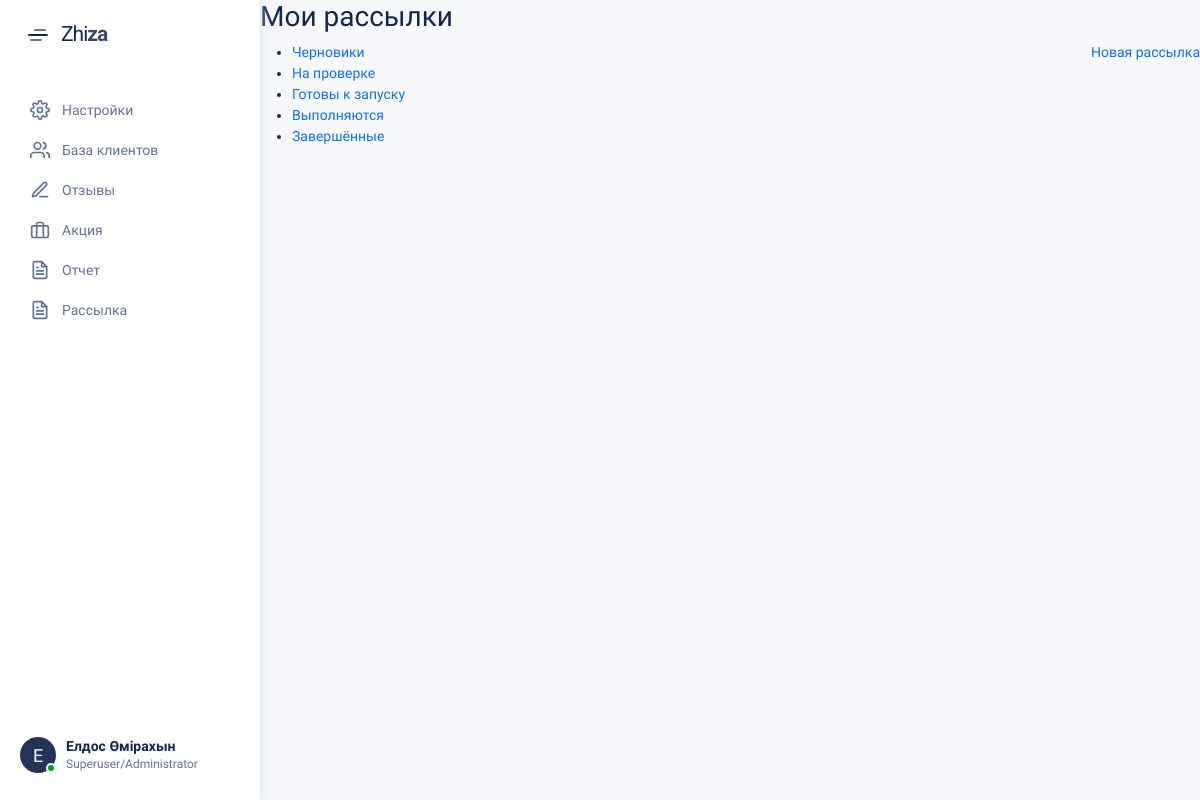
Before: /newsletter/completed/list with the older database file.
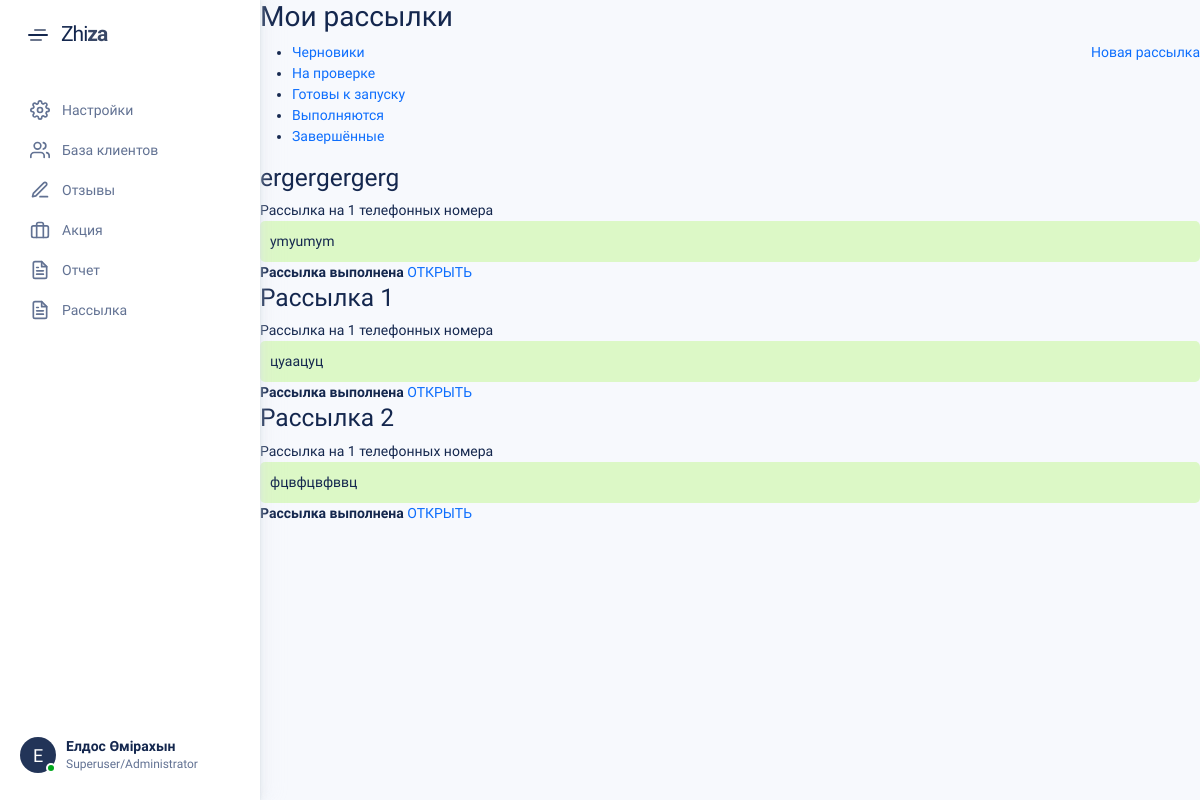
After: the same page with the newer database file.
### newsletter/models.py (models this page shows, shortened)
class Newsletter(models.Model):
    title = models.CharField(max_length=180)
    text = models.TextField(null=True, blank=True)
    status = models.PositiveSmallIntegerField(choices=NEWSLETTER_STATUS, default=STATUS_DRAFT)
    total_customers = models.PositiveIntegerField(null=True, blank=True)
    total_getting_customers = models.PositiveIntegerField(null=True, blank=True)
    active_last_month = models.BooleanField(default=False)
    active_last_week = models.BooleanField(default=False)
    active_last_day = models.BooleanField(default=False)
    image = models.ImageField(upload_to='newsletter_picture/', null=True, blank=True)

### newsletter/views.py (the view)
# urls.py: path('completed/list', views.CompletedListView.as_view(),
class CompletedListView(ListView):
    template_name = 'newsletter/completed/list.html'
    model = Newsletter
    context_object_name = 'newsletters'
    def get_queryset(self):
        queryset = super().get_queryset()
        queryset = queryset.filter(status=6)
        return queryset

### newsletter/templatetags/newsletter_tags.py (called while the page is built)
@register.simple_tag
def get_count_customers_number(newsletter_id):
    newsletter = Newsletter.objects.get(id=newsletter_id)
    branch_newsletter_count = BranchNewsletter.objects.filter(newsletter=newsletter).count()
    if branch_newsletter_count:
        return branch_newsletter_count
    else:
        return 'Еще не добавлена! (0)'

### templates/newsletter/completed/list.html (shortened to what this page needs)
{% extends 'base.html' %}
{% load static %}
{% load newsletter_tags %}
{% block content %}
<h2>Мои рассылки</h2>
<a href="{% url 'newsletter:create' %}" style="float:right">Новая рассылка</a>
<ul>
    <li><a href="{% url 'newsletter:draft_list' %}">Черновики</a></li>
    <li><a href="{% url 'newsletter:under_review_list' %}">На проверке</a></li>
    <li><a href="{% url 'newsletter:ready_to_start_list' %}">Готовы к запуску</a></li>
    <li><a href="{% url 'newsletter:in_progress_list' %}">Выполняются</a></li>
    <li><a href="{% url 'newsletter:completed_list' %}">Завершённые</a></li>
</ul>
{% for newsletter in newsletters %}
    <h3>{{newsletter.title}} </h3>
    {% if newsletter.branches.all %}
    Рассылка на {% get_count_customers_number newsletter.id %} телефонных номера
    <div style="background-color: #dcf8c6; padding:10px;border-radius:5px;">
        {{newsletter.text}}
    </div>
    <b>Рассылка выполнена</b>
    <a href="{% url 'newsletter:detail_summary' newsletter.id %}">ОТКРЫТЬ</a>
    {% endif %}
{% endfor %}
{% endblock %}

Changed rows visible on the page:
added Newsletter: title "ergergergerg", id "1", text "ymyumym"
added Newsletter: title "Рассылка 1", id "1", text "цуаацуц"
added Newsletter: title "Рассылка 2", id "1", text "фцвфцвфввц"
